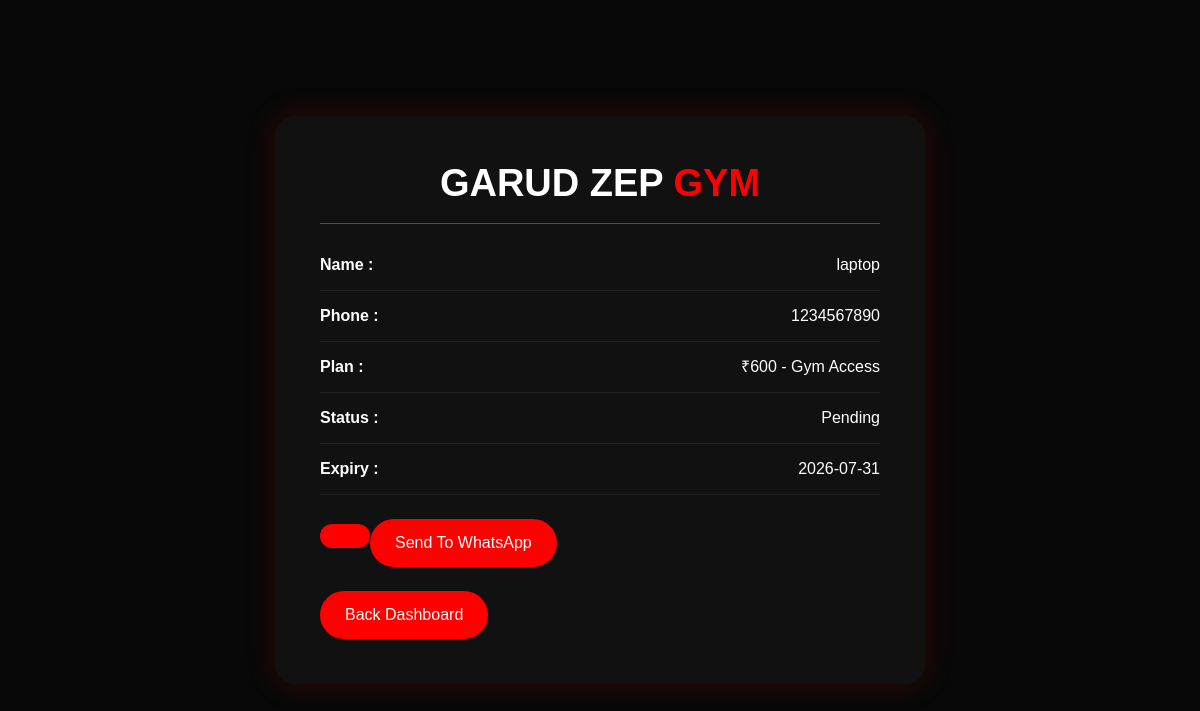
The app's page /receipt/1 with its own data.
### app.py (models this page shows)
class Member(db.Model):
    id = db.Column(db.Integer, primary_key=True)
    gym_number = db.Column(db.Integer, unique=True)
    name = db.Column(db.String(100))
    phone = db.Column(db.String(20))
    age = db.Column(db.Integer)
    plan = db.Column(db.String(100))
    goal = db.Column(db.String(100))
    join_date = db.Column(db.Date, default=date.today)
    expiry_date = db.Column(db.Date)
    payment_status = db.Column(db.String(20), default="Pending")
    paid_amount = db.Column(db.Integer, default=0)
    remaining_amount = db.Column(db.Integer, default=0)

### app.py (the view)
@app.route("/receipt/<int:id>")
def receipt(id):
    member = Member.query.get_or_404(id)
    return render_template(
        "receipt.html",
        member=member
    )

### templates/receipt.html (shortened to what this page needs)
<!DOCTYPE html>
<html>
<head>
<link href="https://cdn.jsdelivr.net/npm/bootstrap@5.3.3/dist/css/bootstrap.min.css" rel="stylesheet">
<link rel="stylesheet"
href="{{ url_for('static', filename='css/style.css') }}">
</head>
<body>
<section class="receipt-section">
<div class="receipt-box">
<h2>
GARUD ZEP <span>GYM</span>
</h2>
<hr>
<div class="receipt-row">
<strong>Name :</strong>
<span>
{{ member.name }}
</span>
</div>
<div class="receipt-row">
<strong>Phone :</strong>
<span>
{{ member.phone }}
</span>
</div>
<div class="receipt-row">
<strong>Plan :</strong>
<span>
{{ member.plan }}
</span>
</div>
<div class="receipt-row">
<strong>Status :</strong>
<span>
{{ member.payment_status }}
</span>
</div>
<div class="receipt-row">
<strong>Expiry :</strong>
<span>
{{ member.expiry_date }}
</span>
</div>
<br>
<a href="{{ url_for('owner_dashboard') }}"
class="main-btn">
<a href="https://wa.me/91{{ member.phone }}?text=Hello {{ member.name }},
Garud Zep Gym Receipt
Plan : {{ member.plan }}
Status : {{ member.payment_status }}
Expiry : {{ member.expiry_date }}
Thank you for joining Garud Zep Gym."
target="_blank"
class="main-btn">
Send To WhatsApp
</a>
<br><br>
<a href="{{ url_for('owner_dashboard') }}"
class="main-btn">
Back Dashboard
</a>
</div>
</section>
</body>
</html>

### static/css/style.css (style rules this page uses)
* { margin: 0; padding: 0; box-sizing: border-box; scroll-behavior: smooth; }
body { background: #080808; color: #fff; font-family: Arial, sans-serif; }
.main-btn { display: inline-block; padding: 14px 35px; background: red; color: #fff; text-decoration: none; border-radius: 40px; transition: background 0.3s ease; }
.receipt-section { min-height: 100vh; padding: 70px 20px; display: flex; justify-content: center; align-items: center; background: #080808; }
.receipt-box { width: 100%; max-width: 650px; padding: 45px; background: #111; border-radius: 20px; box-shadow: 0 0 30px rgba(255, 0, 0, 0.18); }
.receipt-box h2 { text-align: center; font-size: 38px; font-weight: 700; }
.receipt-box h2 span { color: red; }
.receipt-row { display: flex; justify-content: space-between; padding: 13px 0; border-bottom: 1px solid #222; }
.main-btn { background:red; color:white; padding:12px 25px; border:none; border-radius:30px; }

### records on screen
Member: name "laptop", phone "1234567890", plan "₹600 - Gym Access", payment_status "Pending", expiry_date "2026-07-31"
